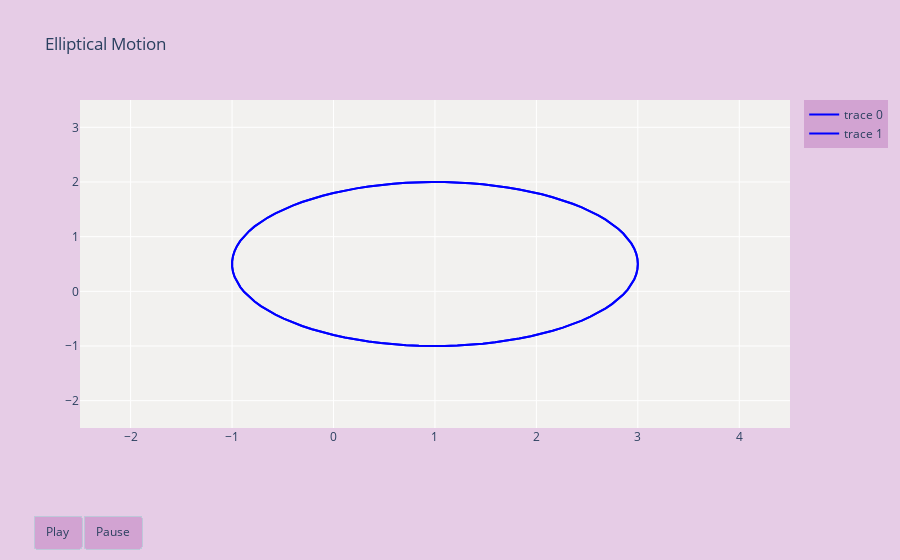

The notebook cell saved with this chart:
### Code cell
import numpy as np
from matplotlib import pyplot as plt
from math import pi
import plotly.graph_objects as go

import numpy as np
u=1.     #x-position of the center
v=0.5    #y-position of the center
a=2.     #radius on the x-axis
b=1.5    #radius on the y-axis

t = np.linspace(0, 2*pi, 100)
x =  u+a*np.cos(t) 
y = v+b*np.sin(t) 

xm = np.min(x) - 1.5
xM = np.max(x) + 1.5
ym = np.min(y) - 1.5
yM = np.max(y) + 1.5
N = 50
s = np.linspace(0, 2*pi, N)
xx =  u+a*np.cos(s) 
yy = v+b*np.sin(s) 


# Create figure
fig = go.Figure(
    data=[go.Scatter(x=x, y=y,
                     mode="lines",
                     line=dict(width=2, color="blue")),
          go.Scatter(x=x, y=y,
                     mode="lines",
                     line=dict(width=2, color="blue"))
          ],
    layout=go.Layout(paper_bgcolor='rgba(128,0,128,0.2)',
                     plot_bgcolor='rgba(242, 241, 239, 1)',
        xaxis=dict(range=[xm, xM], autorange=False, zeroline=False),
        yaxis=dict(range=[ym, yM], autorange=False, zeroline=False),
        title_text="Elliptical Motion", hovermode="closest",
        updatemenus = [
    {
        "buttons": [
            {
                "args": [None, {"frame": {"duration": 500, "redraw": False},
                                "fromcurrent": True, "transition": {"duration": 300,
                                                                    "easing": "quadratic-in-out"}}],
                "label": "Play",
                "method": "animate"
            },
            {
                "args": [[None],{"frame": {"duration": 0, "redraw": False},
                                  "mode": "immediate",
                                  "transition": {"duration": 0}}],
                "label": "Pause",
                "method": "animate"
            }
        ],
        "direction": "left",
        "pad": {"r": 10, "t": 87},
        "showactive": False,
        "type": "buttons",
        "x": 0.1,
        "xanchor": "right",
        "y": 0,
        "yanchor": "top"
    }
]),
    
    frames=[go.Frame(
        data=[go.Scatter(
            x=[xx[k]],
            y=[yy[k]],
            mode="markers",
            marker=dict(color="red", size=10))])

        for k in range(N)]
)

fig.show()

### Figure 1 — Plotly figure (JSON) as saved in the notebook; plotly's stock layout.template omitted (floating-point values rounded to 4 significant figures)
{"data": [{"line": {"color": "blue", "width": 2}, "mode": "lines", "type": "scatter", "x": [3, 2.996, 2.984, 2.964, 2.936, 2.9, 2.857, 2.806, 2.748, 2.683, 2.611, 2.532, 2.447, 2.357, 2.261, 2.16, 2.054, 1.945, 1.831, 1.714, 1.594, 1.472, 1.347, 1.222, 1.095, 0.9683, 0.8415, 0.7154, 0.5904, 0.4671, 0.3459, 0.2273, 0.1119, -4.441e-16, -0.1078, -0.2112, -0.3097, -0.4029, -0.4905, -0.5721, -0.6474, -0.716, -0.7777, -0.8322, -0.8794, -0.919, -0.9509, -0.9749, -0.9909, -0.999, -0.999, -0.9909, -0.9749, -0.9509, -0.919, -0.8794, -0.8322, -0.7777, -0.716, -0.6474, -0.5721, -0.4905, -0.4029, -0.3097, -0.2112, -0.1078, 7.772e-16, 0.1119, 0.2273, 0.3459, 0.4671, 0.5904, 0.7154, 0.8415, 0.9683, 1.095, 1.222, 1.347, 1.472, 1.594, 1.714, 1.831, 1.945, 2.054, 2.16, 2.261, 2.357, 2.447, 2.532, 2.611, 2.683, 2.748, 2.806, 2.857, 2.9, 2.936, 2.964, 2.984, 2.996, 3], "y": [0.5, 0.5951, 0.6899, 0.7839, 0.8767, 0.9681, 1.057, 1.145, 1.229, 1.311, 1.389, 1.464, 1.535, 1.602, 1.664, 1.722, 1.775, 1.822, 1.864, 1.901, 1.932, 1.958, 1.977, 1.991, 1.998, 2.0, 1.995, 1.985, 1.968, 1.946, 1.918, 1.884, 1.844, 1.799, 1.749, 1.694, 1.634, 1.569, 1.5, 1.427, 1.351, 1.271, 1.187, 1.101, 1.013, 0.9226, 0.8305, 0.737, 0.6426, 0.5476, 0.4524, 0.3574, 0.263, 0.1695, 0.0774, -0.01303, -0.1014, -0.1873, -0.2705, -0.3506, -0.4272, -0.5002, -0.569, -0.6336, -0.6936, -0.7489, -0.799, -0.844, -0.8835, -0.9175, -0.9458, -0.9682, -0.9847, -0.9953, -0.9998, -0.9983, -0.9908, -0.9772, -0.9577, -0.9324, -0.9012, -0.8644, -0.8222, -0.7746, -0.7219, -0.6642, -0.6019, -0.5351, -0.4642, -0.3894, -0.311, -0.2293, -0.1447, -0.05749, 0.03195, 0.1233, 0.2161, 0.3101, 0.4049, 0.5]}, {"line": {"color": "blue", "width": 2}, "mode": "lines", "type": "scatter", "x": [3, 2.996, 2.984, 2.964, 2.936, 2.9, 2.857, 2.806, 2.748, 2.683, 2.611, 2.532, 2.447, 2.357, 2.261, 2.16, 2.054, 1.945, 1.831, 1.714, 1.594, 1.472, 1.347, 1.222, 1.095, 0.9683, 0.8415, 0.7154, 0.5904, 0.4671, 0.3459, 0.2273, 0.1119, -4.441e-16, -0.1078, -0.2112, -0.3097, -0.4029, -0.4905, -0.5721, -0.6474, -0.716, -0.7777, -0.8322, -0.8794, -0.919, -0.9509, -0.9749, -0.9909, -0.999, -0.999, -0.9909, -0.9749, -0.9509, -0.919, -0.8794, -0.8322, -0.7777, -0.716, -0.6474, -0.5721, -0.4905, -0.4029, -0.3097, -0.2112, -0.1078, 7.772e-16, 0.1119, 0.2273, 0.3459, 0.4671, 0.5904, 0.7154, 0.8415, 0.9683, 1.095, 1.222, 1.347, 1.472, 1.594, 1.714, 1.831, 1.945, 2.054, 2.16, 2.261, 2.357, 2.447, 2.532, 2.611, 2.683, 2.748, 2.806, 2.857, 2.9, 2.936, 2.964, 2.984, 2.996, 3], "y": [0.5, 0.5951, 0.6899, 0.7839, 0.8767, 0.9681, 1.057, 1.145, 1.229, 1.311, 1.389, 1.464, 1.535, 1.602, 1.664, 1.722, 1.775, 1.822, 1.864, 1.901, 1.932, 1.958, 1.977, 1.991, 1.998, 2.0, 1.995, 1.985, 1.968, 1.946, 1.918, 1.884, 1.844, 1.799, 1.749, 1.694, 1.634, 1.569, 1.5, 1.427, 1.351, 1.271, 1.187, 1.101, 1.013, 0.9226, 0.8305, 0.737, 0.6426, 0.5476, 0.4524, 0.3574, 0.263, 0.1695, 0.0774, -0.01303, -0.1014, -0.1873, -0.2705, -0.3506, -0.4272, -0.5002, -0.569, -0.6336, -0.6936, -0.7489, -0.799, -0.844, -0.8835, -0.9175, -0.9458, -0.9682, -0.9847, -0.9953, -0.9998, -0.9983, -0.9908, -0.9772, -0.9577, -0.9324, -0.9012, -0.8644, -0.8222, -0.7746, -0.7219, -0.6642, -0.6019, -0.5351, -0.4642, -0.3894, -0.311, -0.2293, -0.1447, -0.05749, 0.03195, 0.1233, 0.2161, 0.3101, 0.4049, 0.5]}], "layout": {"hovermode": "closest", "paper_bgcolor": "rgba(128,0,128,0.2)", "plot_bgcolor": "rgba(242, 241, 239, 1)", "title": {"text": "Elliptical Motion"}, "updatemenus": [{"buttons": [{"args": [null, {"frame": {"duration": 500, "redraw": false}, "fromcurrent": true, "transition": {"duration": 300, "easing": "quadratic-in-out"}}], "label": "Play", "method": "animate"}, {"args": [[null], {"frame": {"duration": 0, "redraw": false}, "mode": "immediate", "transition": {"duration": 0}}], "label": "Pause", "method": "animate"}], "direction": "left", "pad": {"r": 10, "t": 87}, "showactive": false, "type": "buttons", "x": 0.1, "xanchor": "right", "y": 0, "yanchor": "top"}], "xaxis": {"autorange": false, "range": [-2.499, 4.5], "zeroline": false}, "yaxis": {"autorange": false, "range": [-2.5, 3.5], "zeroline": false}}}
